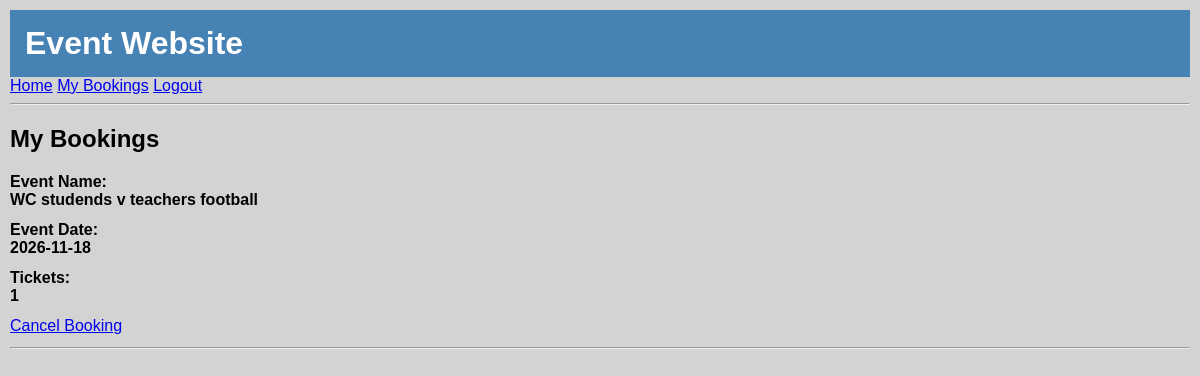
The page /my_bookings (signed in) on the database its author committed.
### tables this page shows
CREATE TABLE bookings
(
    booking_id  integer
        primary key autoincrement,
    fk_user_id  integer not null,
    fk_event_id integer not null,
    tickets     integer not null
);

CREATE TABLE "events"
(
    event_id          INTEGER
        primary key autoincrement,
    event_name        TEXT    not null,
    event_date        TEXT    not null,
    event_location    TEXT    not null,
    event_description TEXT    not null,
    fk_user_id        INTEGER not null
);

### app.py (the view)
@app.route('/my_bookings')
def my_bookings():
    if "user_id" not in session:
        return redirect("/login?error=log+in+first")
    con = connect_db()
    cur = con.cursor()
    query = """
    SELECT bookings.*, events.event_name, events.event_date
    FROM bookings
    JOIN  events ON bookings.fk_event_id = events.event_id
    WHERE bookings.fk_user_id = ?
    """
    cur.execute(query, (session["user_id"],))
    booking_list = cur.fetchall()
    con.close()
    return render_template("my_bookings.html", booking_list=booking_list)

### app.py (called while the page is built)
def connect_db():
    con = sqlite3.connect("identifier.sqlite")
    con.row_factory = sqlite3.Row
    return con

### templates/my_bookings.html
{%  extends "base.html" %}
{% block content %}
<h2>My Bookings</h2>
{% if booking_list|length == 0 %}
    <p>You have no bookings yet.</p>
{% else %}
{% for booking in booking_list %}
    <div class="form-group">
        <div class="form-label">Event Name:</div>
        <div class="form-element">
            <b>{{ booking["event_name"] }}</b>
        </div>
    </div>
    <div class="form-group">
        <div class="form-label">Event Date:</div>
        <div class="form-element">
            <b>{{ booking["event_date"] }}</b>
        </div>
    </div>
    <div class="form-group">
        <div class="form-label">Tickets:</div>
        <div class="form-element">
            <b>{{ booking["tickets"] }}</b>
        </div>
    </div>
<div class="form-group">
    <a href="/delete_booking/{{ booking['booking_id'] }}">
        Cancel Booking
    </a>
</div>
<hr>
    {% endfor %}
{% endif %}
{% endblock %}

### templates/base.html (style rules this page uses)
body { font-family: Verdana, Arial, sans-serif; background-color: lightgray; margin: 0; }
body { padding: 10px; }
.form-group { margin-bottom: 12px; }
.form-label { font-weight: bold; }

### rows shown on the page
bookings: event_name "WC studends v teachers football", event_date "2026-11-18", tickets "1"
